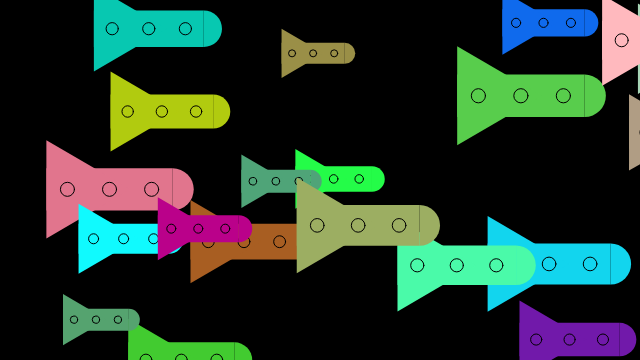
Frame 1 (no input)
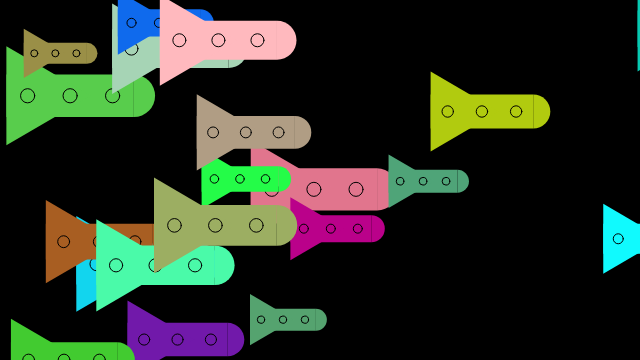
Frame 60 (no input)
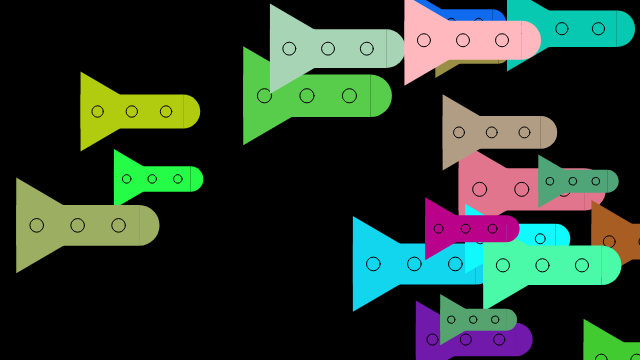
Frame 120 (the mouse pressed at the canvas centre since frame 60)

The p5.js sketch that drew these frames (run headless with seeded random() and noise() and a simulated clock; from frame 60 on, the mouse is pressed at the canvas centre):

// p5.js sketch
// ── sketch.js
/* global variables */
var numSpaceships = 20;
var spaceShipSpeed = [];
var spaceShipX = [];
var spaceShipY = [];
var spaceShipSize = [];
var spaceShipColor = [];

function setup(){
	createCanvas(640,360);
	background(0);
	noStroke();
	fill(255);

	/* create 20 spaceships */
	for (var i = 0; i < numSpaceships; i++) {
		var x = random(0, width);
		spaceShipX.push(x);
		var y = random(0, height);
		spaceShipY.push(y);
		var s = random(20, 50);
		spaceShipSize.push(s);
		spaceShipColor.push(color(
			random(0,255),
			random(0,255),
			random(0,255)
		));
		spaceShipSpeed.push(random(2,10));
	}
}

function draw() {
	background(0);
	for (var i = 0; i < numSpaceships; i++) {
		fill(spaceShipColor[i]);
		spaceship(spaceShipX[i], spaceShipY[i], spaceShipSize[i]);
		spaceShipX[i] += spaceShipSpeed[i];
		if (spaceShipX[i] - spaceShipSize[i]/2 > width) {
			spaceShipX[i] = -spaceShipSize[i]/2;	
		}
	}
	
}

function spaceship(x, y, s) {
	
	//fill(255);
	noStroke();
	rect(x,y,s*3,s);
	triangle(x,y-s*2/3,x,y+s+s*2/3,x+s*2,y+s/2);
	arc(x+s*3, y+s/2, s, s, PI+PI/2, PI/2);
	
	for (var i = x; i < Math.floor(x+s*3); i += s) {
		stroke(0);
		ellipse(i + s/2, y + s/2, s/3);
	}
	
	fill(0,255,0);
	
}
